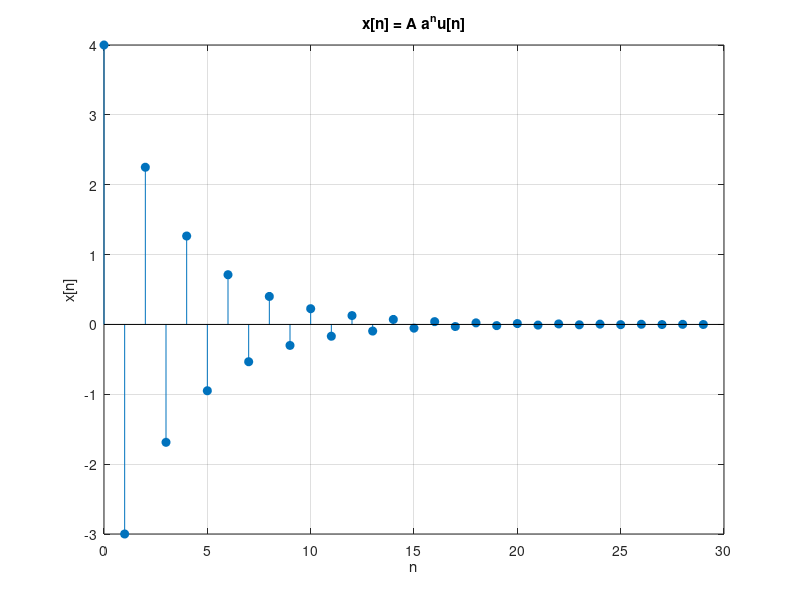
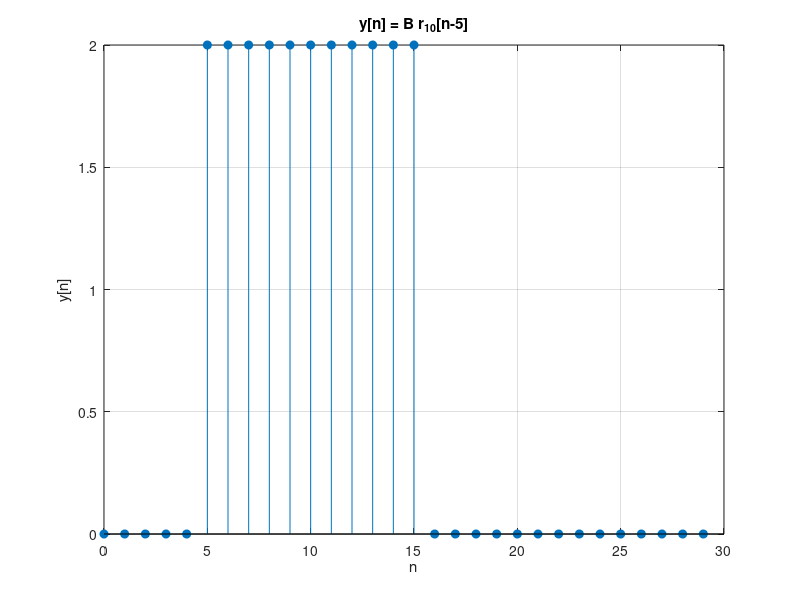
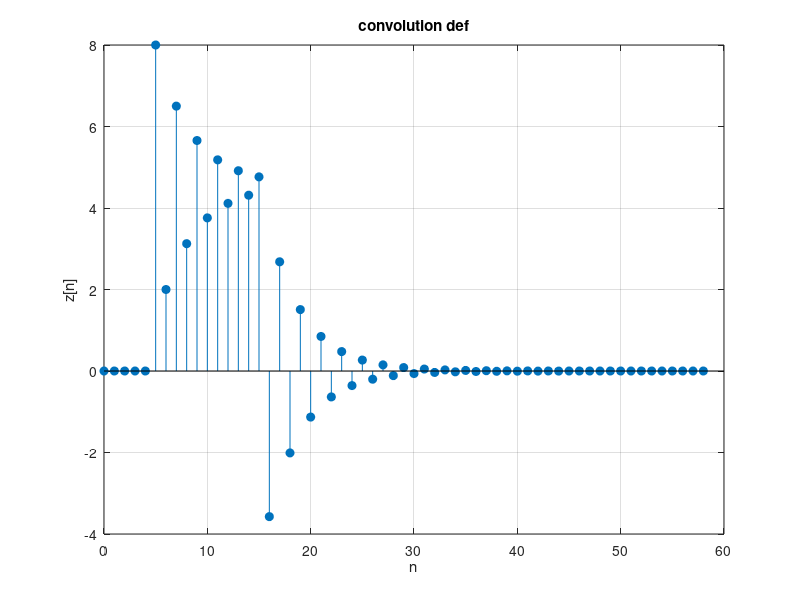
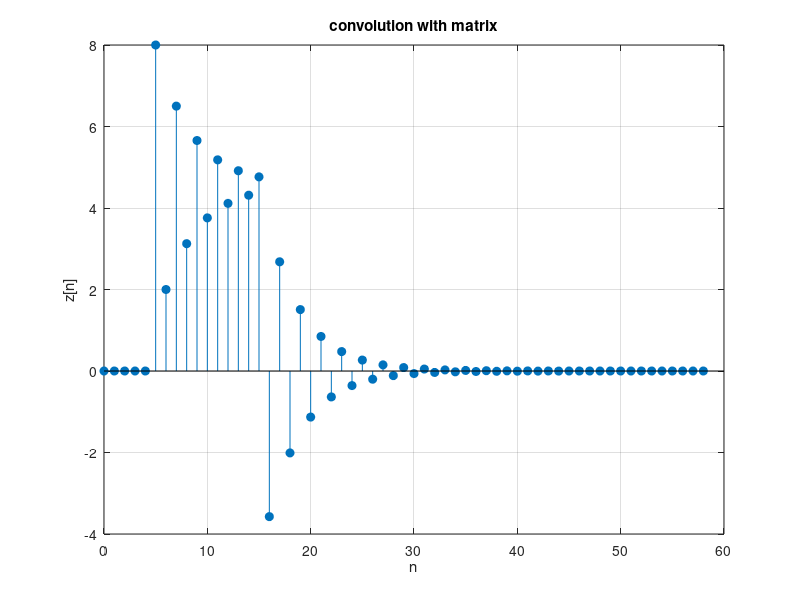

Write MATLAB code to recreate these figures, in order.
clear;
clc;
close all;

N = 30; % number of samples 
n = 0:N-1;

% x[n]
A = 4; a = -3/4;
x = A.*a.^n .* (n>=0);

% plot
figure;
stem(n, x, 'filled');
title("x[n] = A a^nu[n]");
xlabel('n');
ylabel('x[n]');
grid on;


% y[n]
B = 2;
y = zeros(N, 1);
y(6:16) = B;


% plot
figure;
stem(n, y, 'filled');
title("y[n] = B r_{10}[n-5]");
xlabel('n');
ylabel('y[n]');
grid on;

%% (a) Convolution using the definition formula
% N_z = N_x + N_y -1 - EXTENSION OF THE CONVOLUTION
N_z = 2*N-1;
n_z = 0:N_z-1;
z_def = zeros(1, N_z);

% z[n] = x[n]°y[n] = sum for k from -inf to +inf of x[k]y[n-k]

for k = 1:N_z
    for i = 1:N
        if (i<=k) && (k-i+1 <= N)
            z_def(k) = z_def(k) + x(i) * y(k-i+1);
        end
    end
end

% plot
figure;
stem(n_z, z_def, 'filled');
title("convolution def");
xlabel('n');
ylabel('z[n]');
grid on;

%% (b) matrix
H = zeros(N_z, N);

for i = 1:N
    H(i:i+N-1, i) = y;  
end

z_matrix = H * x';  

% plot
figure;
stem(n_z, z_def, 'filled');
title("convolution with matrix");
xlabel('n');
ylabel('z[n]');
grid on;

%% (c) builtin
z_builtin = conv(x, y);

% plot
figure;
stem(n_z, z_def, 'filled');
title("convolution built-in");
xlabel('n');
ylabel('z[n]');
grid on;


%% Compare results
diff_def_builtin = max(abs(z_def' - z_builtin));
diff_matrix_builtin = max(abs(z_matrix - z_builtin));
diff_def_matrix = max(abs(z_def' - z_matrix));

% Display the differences
disp('Maximum absolute difference between definition and built-in conv:');
disp(diff_def_builtin);

disp('Maximum absolute difference between matrix computation andb built-in conv:');
disp(diff_matrix_builtin);

disp('Maximum absolute difference between definition and matrix computation:');
disp(diff_def_matrix);

%% Extension of the convolution 
fprintf('The convolution z[n] extends from %d to %d.\n', n_z(1), n_z(end));